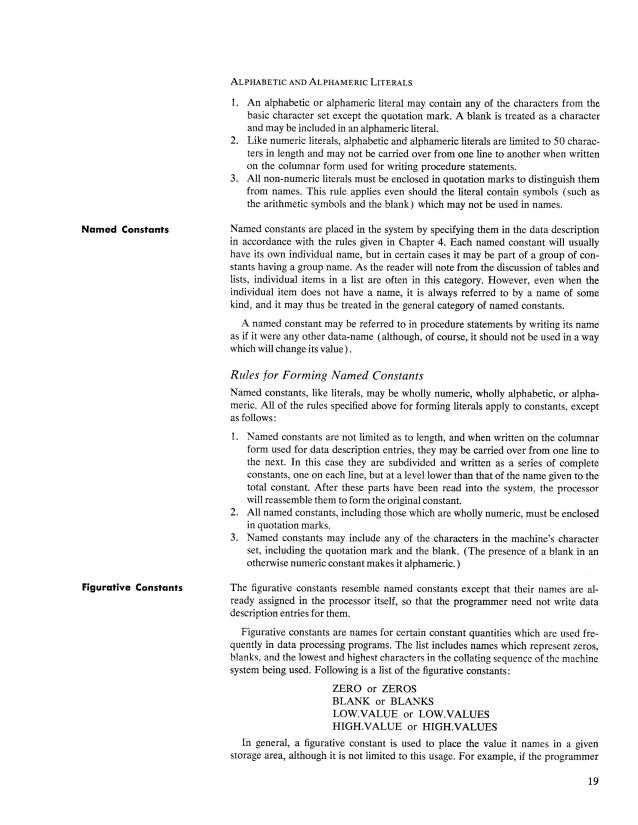
#> input picture comtran-manuals/F28-8043/images/page-025.png, 1275 x 1650 px, found by its file name (shown at 1/2 size)
$ python crops.py
#> lines starting #> are read from the running program, lines starting #| are printed output that depends on the picture
"""Cut the scan crops this record shows. Run from the repository root:
python3 reviews/2026-11-02-literal-subscripts/tools/crops.py
"""
import os
from PIL import Image

J = "comtran-manuals/J28-6169/images"
F = "comtran-manuals/F28-8043/images"
OUT = os.path.join(os.path.dirname(os.path.dirname(os.path.abspath(__file__))), "crops")
CROPS = {
    # J 02.04.07, PDF p. 25: D. Subscripting and Indexing, both paragraphs.
    "j-02.04.07-subscripting.png": (J, "page-025.png", (210, 1080, 1140, 1525)),
    # J 02.04.07.01, PDF p. 26: SET K=K+2 and the three updated names.
    "j-02.04.07.01-set-k.png": (J, "page-026.png", (290, 220, 1080, 420)),
    # J 90.02.01, PDF p. 139: Location Counters 1 and 2.
    "j-90.02.01-counter-2.png": (J, "page-139.png", (170, 880, 1070, 1165)),
    # J 90.02.05, PDF p. 143: the PI pointer word and PI) BSS N.
    "j-90.02.05-pi.png": (J, "page-143.png", (270, 940, 1050, 1355)),
    # F p. 31, PDF p. 37: the subscript forms.
    "f-p31-subscript-form.png": (F, "page-037.png", (430, 295, 1190, 560)),
}
for name, (d, page, box) in CROPS.items():
    Image.open(os.path.join(d, page)).crop(box).save(os.path.join(OUT, name))
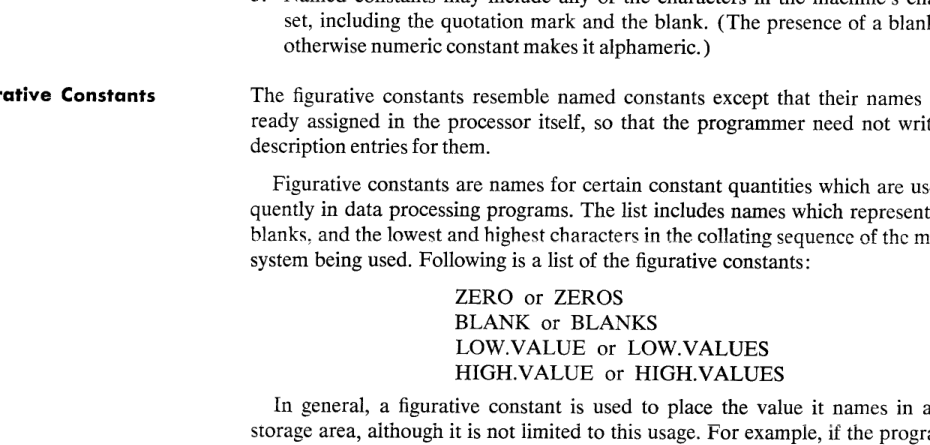
#> saved as j-02.04.07-subscripting.png: PIL image 930x445 L; min 0, max 255, mean 235.9
    print(name, box)
#> pass 2 of the loop `for name, (d, page, box) in CROPS.items():`:
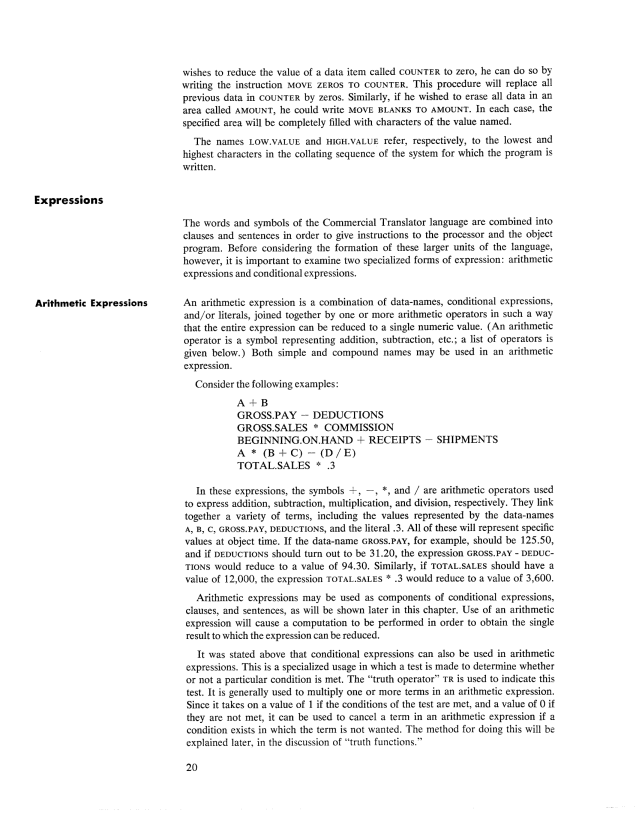
#> input picture comtran-manuals/F28-8043/images/page-026.png, 1275 x 1650 px, found by its file name (shown at 1/2 size)
#> `Image.open(os.path.join(d, page)).crop(box).save(os.path.join(OUT, nam..`:
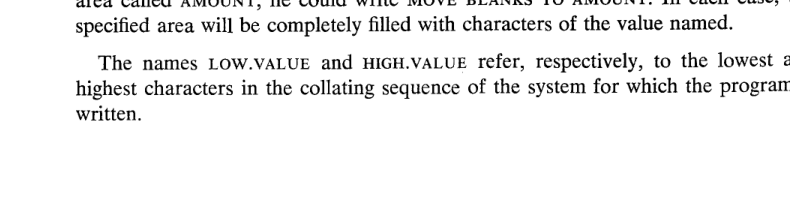
#> saved as j-02.04.07.01-set-k.png: PIL image 790x200 L; min 0, max 255, mean 240.1
#> (the run stopped early here; a loop or call above may not have finished)
